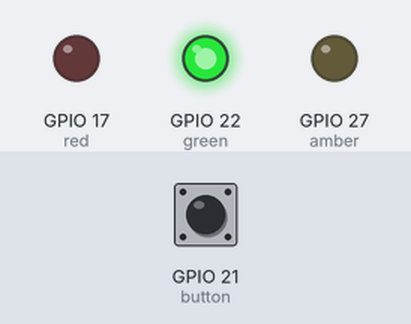
Bench run of a program on a simulated Raspberry Pi (BCM pin numbers). Shown: output pins drawn as LEDs (lit = HIGH). The test bench sets the inputs (shaded band); at power-on: GPIO 21 (button) HIGH. What the program prints to the terminal is not drawn. At 1.5 s the program stops and its outputs stay as they are.

Above: at 0.1 s.
At 1.2 s:
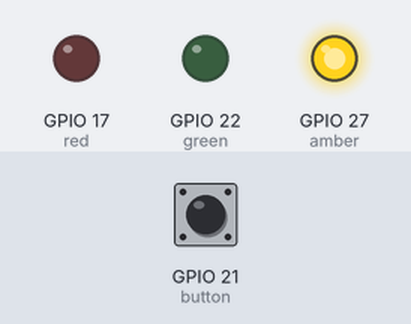
1.3 s: GPIO 21 (button) pulled LOW for 0.15 s
At 2.3 s:
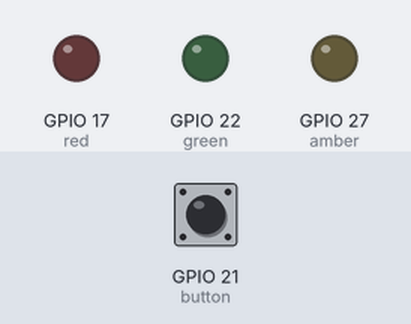
Timing chart, 0 to 3.0 s (numbered marks = the images above; inputs shaded):
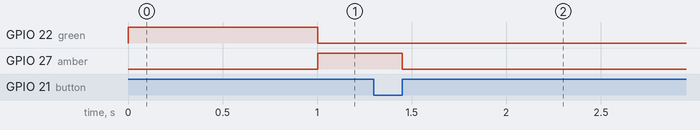

Measured:
- after the input at 1.3 s, GPIO 17 (red): stays LOW (without the input it goes to HIGH after 0.70 s); GPIO 27 (amber): HIGH → LOW after 0.15 s instead of 0.70 s

The program:

traffic_lights.py
```python
from gpiozero import Button, LED, TrafficLights
from time import sleep
from sys import exit


def btn_clicked():
    lights.off()
    quit()


button = Button(21)
lights = TrafficLights(17, 27, 22)

button.when_released = btn_clicked


def main():
    print('Ready to use!')
    while True:
        # button.wait_for_press()
        # print('Button pressed')
        lights.green.on()
        sleep(1)
        lights.green.off()
        lights.amber.on()
        sleep(1)
        lights.amber.off()
        lights.red.on()
        sleep(2)
        lights.amber.on()
        sleep(1)
        lights.off()


if __name__ == '__main__':
    print('Starting...')
    main()
```
